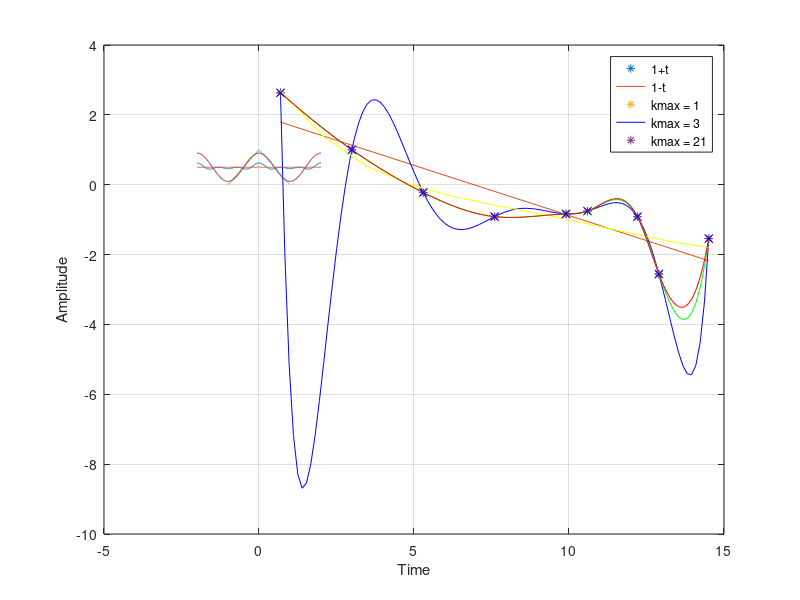

Write MATLAB code to recreate this figure.
%% Q1
clc; clear; close all;

%Givens
reynolds = [2 20 200 2000 20000 40000 200000 400000 2000000];
drag = [13.9 2.72 0.8 0.401 0.433 0.47 0.4 0.0775 0.214];

%Polyfit
x = log(reynolds);
y = log(drag);
coef = polyfit(x,y,1);
xx = linspace(min(x),max(x),11);
yy = polyval(coef,xx);
plot(x,y,'*',xx,yy)

%Vandermonde
xxv = linspace(min(x),max(x));
v = vander(x);
ydiv = y';
a = v\ydiv;
yyv = polyval(a,xxv);
hold on
plot(x,y,'*',xxv,yyv,'b'); grid on

%Spline
spl = spline(x,y,xxv);
plot(x,y,'*',xxv,spl,'g'); grid on

%Quadratic Fit
coef4 = polyfit(x,y,4);
xx4 = linspace(min(x),max(x),11);
yy4 = polyval(coef4,xx);
plot(xx4,yy4,'yellow')

%CSape
pp = csape(x,y);
fnplt(pp)

xlabel('log(Reynolds)')
ylabel('log(Drag)')
legend('','Polynomial','','Vandermonde','Data Points','Spline','Quad','Csape')
%% Q2
clc; clear; close all;

%Original Function
t1 = linspace(-1,0,1000);
t2 = linspace(0,1,1000);
f1a = 1+t1;
f2a = 1-t2;
hold on
plot(t1,f1a,t2,f2a);

%Fourier Series
t = linspace(-2,2,1000);
ks1 = 1:1;
ks2 = 1:3;
ks3 = 1:21;

%Coeff
a0 = 1/2;
ak1 = (2-2*cos(ks1.*(pi)))/((pi^2)*(ks1.^2));
ak2 = (2-2*cos(ks2.*(pi)))/((pi^2)*(ks2.^2));
ak3 = (2-2*cos(ks3.*(pi)))/((pi^2)*(ks3.^2));

for i = 1:1000
    f1(i) = a0 + sum(ak1*cos(pi.*ks1*t(i)));
    f2(i) = a0 + sum(ak2*cos(pi.*ks2*t(i)));
    f3(i) = a0 + sum(ak3*cos(pi.*ks3*t(i)));
end

%Plot fourier approxs on top of orig function
plot(t,f1,t,f2,t,f3);
grid on
xlabel('Time')
ylabel('Amplitude');
legend('1+t', '1-t', 'kmax = 1', 'kmax = 3','kmax = 21')


%% Q3
clc; clear; close all;

%Givens
r = [0 800 1200 1400 2000 3000 3400 3600 4000 5000 5500 6370];
p = [13000 12900 12700 12050 11650 10600 9900 5500 5300 4750 4500 3300];

rm = r*1000; %Convert into meters so we can use rho which is in meters
 
%Bounds
a = 0;
b = 6370*1000;
n = 11;
%Part A
%Trapezoid Rule
h = (b - a)/n;
XtrapzA = a:h:b;
functA = ((p).*(4)*(pi).*(rm.^3))/3;
Atrapz = trapz(XtrapzA,functA);
fprintf('The mass of the earth found through trapz in Part A is %e kg \n', Atrapz);

%Part B
fxB = linspace(0,6370,50);
pB = linspace(13000,3300,50);
XpartB = 1000*(fxB);
functB = ((pB).*(4)*(pi).*(fxB.^3))/3;
s = spline(rm,p,XpartB);
Btrapz = trapz(XpartB,functB);
fprintf('The mass of the earth found through trapz in Part B is %e kg \n', Btrapz);
fs = @(x) (max(pB)*4)*(pi*((x)^3))/3;
hs = (b-a)/2;
simpson = (hs/3)*(fs(a)+(4*fs((a+b)/2)+fs(b)));
fprintf('The mass of the earth found through simpsons rule in Part B is %e kg \n', simpson);
